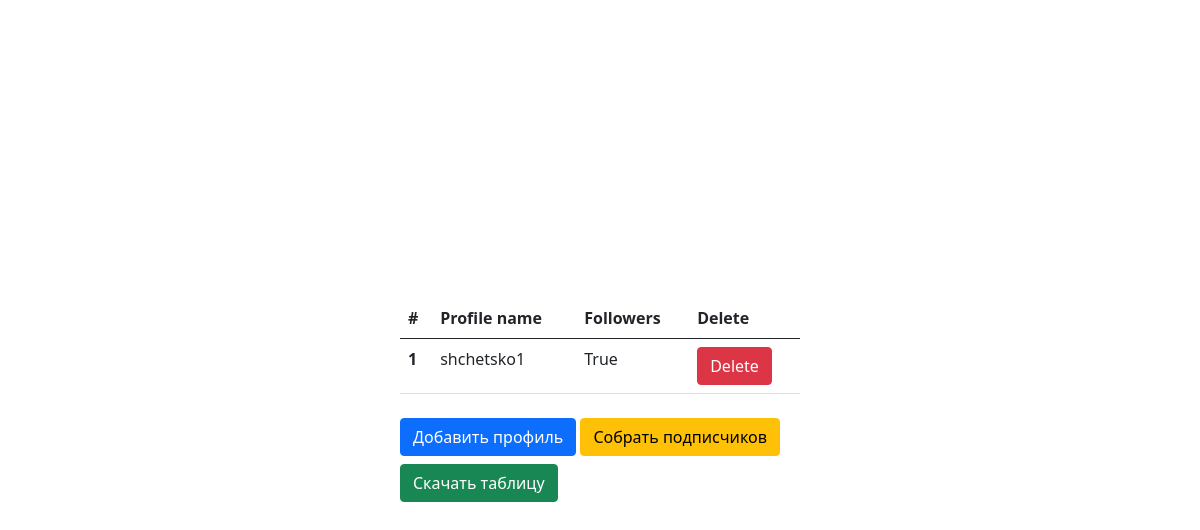
Page /list on the earlier database version.
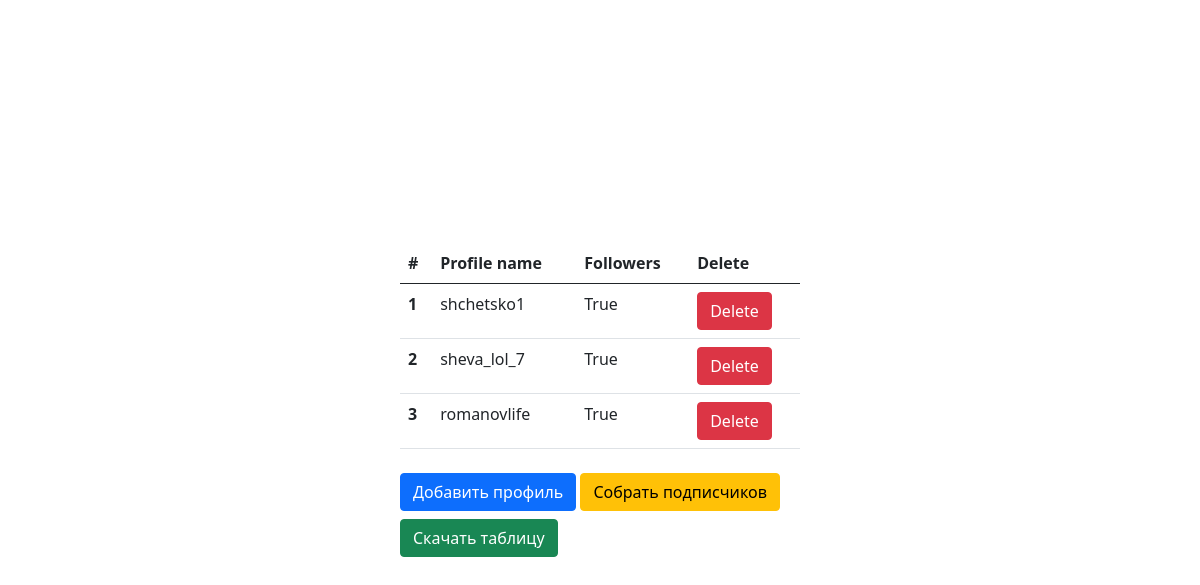
Same page on the later database version.
### followers/models.py (models this page shows, shortened)
class Profile (models.Model):
    name = models.CharField(max_length=100 , verbose_name='Имя профиля')
    download = models.BooleanField(null=False, default=False)

### followers/views.py (the view)
# urls.py: path('list',views.ProfileList.as_view(),name = 'list'),
class ProfileList (ListView):
    model = Profile
    template_name = 'list.html'

### templates/list.html (shortened to what this page needs)
{% extends 'base.html' %}
{% block content %}
<div class="container">
    <form method="get" action="" class="col-sm-4 position-absolute top-50 start-50 translate-middle">
        <table class="table">
            <thead>
            <tr>
              <th scope="col">#</th>
              <th scope="col">Profile name</th>
              <th scope="col">Followers</th>
              <th scope="col">Delete</th>
            </tr>
            </thead>
            <tbody>
            {% for profile in object_list %}
                <tr>
                  <th scope="row">{{ profile.pk }}</th>
                  <td>{{ profile.name }}</td>
                  <td>{{ profile.download }}</td>
                  <td><a type="button" class="btn btn-danger" href="{% url 'delete' profile.pk %}">Delete</a></td>
                </tr>
            {% endfor %}
            </tbody>
        </table>
        <a href="{% url 'home' %}" class="btn btn-primary mt-2">Добавить профиль</a>
        <a href="{% url 'save' %}" class="btn btn-warning mt-2">Собрать подписчиков</a>
        <a href="{% url 'download' %}" class="btn btn-success mt-2">Скачать таблицу</a>
    </form>
</div>
{% endblock %}

### templates/base.html (shortened to what this page needs)
<!DOCTYPE html>
<html lang="en">
<head>
    <link href="https://cdn.jsdelivr.net/npm/bootstrap@5.1.0/dist/css/bootstrap.min.css" rel="stylesheet">
</head>
<body>
{% block content %}{% endblock %}
</body>
</html>

Differences in the rows shown:
added Profile: pk "2", name "sheva_lol_7", download "True"
added Profile: pk "3", name "romanovlife", download "True"
